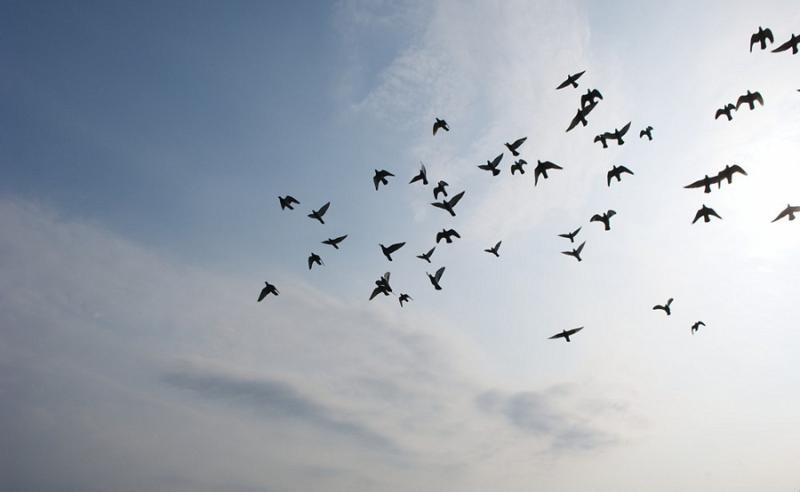
#> input picture CCL/birds.jpg, 800 x 492 px
$ python CCL.py
#> lines starting #> are read from the running program, lines starting #| are printed output that depends on the picture; after the words box and inside, x2 and y2 are one past the last pixel; in counts of white or black regions, pixels touching at a corner belong together
from PIL import Image
import sys
import random
import numpy as np
import cv2
import matplotlib.pyplot as plt


def colourize(img):
    height, width = img.shape

    colors = []
    colors.append([])
    colors.append([])
    color = 1
    # Displaying distinct components with distinct colors
    coloured_img = Image.new("RGB", (width, height))
    coloured_data = coloured_img.load()

    for i in range(len(img)):
        for j in range(len(img[0])):
            if img[i][j] > 0:
                if img[i][j] not in colors[0]:
                    colors[0].append(img[i][j])
                    colors[1].append((random.randint(0, 255), random.randint(0, 255), random.randint(0, 255)))

                ind = colors[0].index(img[i][j])
                coloured_data[j, i] = colors[1][ind]

    return coloured_img


def ccl4(img_array):
    ##### first pass #####
    print ("starting first pass")
    curr_label = 1;
    img_array = np.array(img_array)
    labels = np.array(img_array)

    # storing label conversions
    label_conv = []
    label_conv.append([])
    label_conv.append([])

    count = 0
    for i in range(1, len(img_array)):
        for j in range(1, len(img_array[0])):

            if img_array[i][j] > 0:
                label_x = labels[i][j - 1]
                label_y = labels[i - 1][j]

                if label_x > 0:
                    # both x and y have a label
                    if label_y > 0:

                        if not label_x == label_y:
                            labels[i][j] = min(label_x, label_y)
                            if max(label_x, label_y) not in label_conv[0]:
                                label_conv[0].append(max(label_x, label_y))
                                label_conv[1].append(min(label_x, label_y))
                            elif max(label_x, label_y) in label_conv[0]:
                                ind = label_conv[0].index(max(label_x, label_y))
                                if label_conv[1][ind] > min(label_x, label_y):
                                    l = label_conv[1][ind]
                                    label_conv[1][ind] = min(label_x, label_y)
                                    while l in label_conv[0] and count < 100:
                                        count += 1
                                        ind = label_conv[0].index(l)
                                        l = label_conv[1][ind]
                                        label_conv[1][ind] = min(label_x, label_y)

                                    label_conv[0].append(l)
                                    label_conv[1].append(min(label_x, label_y))

                        else:
                            labels[i][j] = label_y
                    # only x has a label
                    else:
                        labels[i][j] = label_x

                # only y has a label
                elif label_y > 0:
                    labels[i][j] = label_y

                # neither x nor y has a label
                else:
                    labels[i][j] = curr_label
                    curr_label += 1

                    ##### second pass #####
    print ("starting second pass")
    count = 1
    for idx, val in enumerate(label_conv[0]):

        if label_conv[1][idx] in label_conv[0] and count < 100:
            count += 1
            ind = label_conv[0].index(label_conv[1][idx])
            label_conv[1][idx] = label_conv[1][ind]

    for i in range(1, len(labels)):
        for j in range(1, len(labels[0])):

            if labels[i][j] in label_conv[0]:
                ind = label_conv[0].index(labels[i][j])
                labels[i][j] = label_conv[1][ind]

    return labels


def main():
    img = cv2.imread('birds.jpg',0)
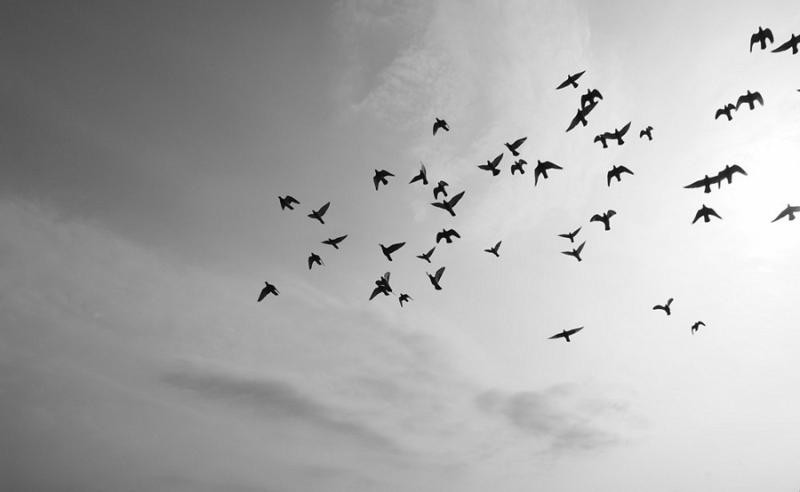
#> img: shape (492, 800); min 0, max 255, mean 172.7
    plt.imshow(img,'gray')
    plt.title('Original image')
    plt.xticks([]),plt.yticks([])
    plt.savefig('Original')
    ret,thresh = cv2.threshold(img,50,255,cv2.THRESH_BINARY_INV)
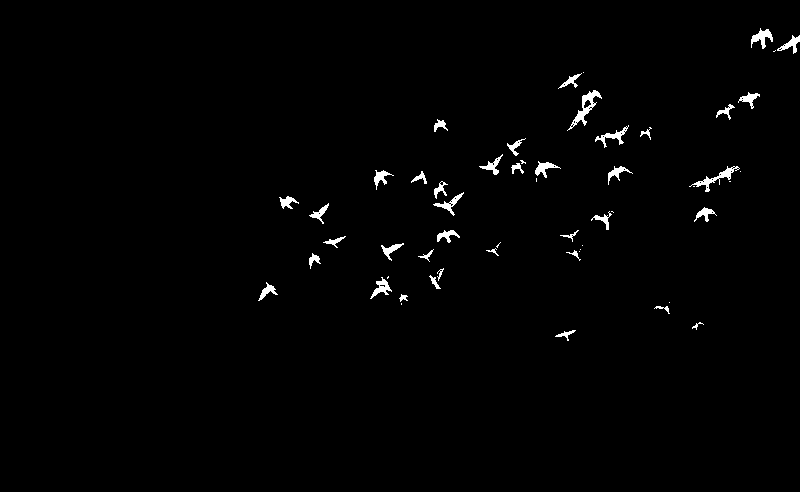
#> thresh: shape (492, 800); 1.1% white; 54 white regions (15 under 20 px), largest, box (x1, y1, x2, y2) and area: (567, 90, 602, 131) 346, (689, 166, 740, 192) 277, (751, 28, 773, 49) 211
    plt.imshow(thresh,'gray')
    plt.title('Original segemented image')
    plt.xticks([]),plt.yticks([])
    plt.savefig('OSI')
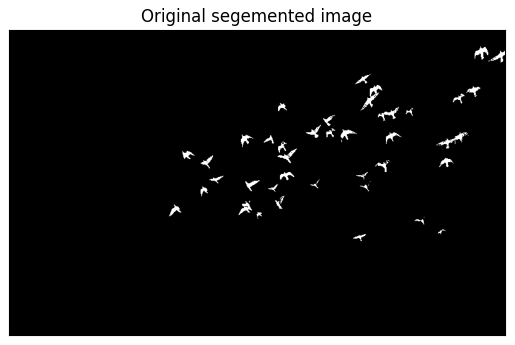
#> figure drawn by matplotlib, 1 panel

    plt.show()
    kernel = np.ones((6,6),np.uint8)

    #Image Preprocessing
    #------------------------------------
    thresh = cv2.dilate(thresh, cv2.getStructuringElement(cv2.MORPH_ELLIPSE,(6,6)),iterations=1)
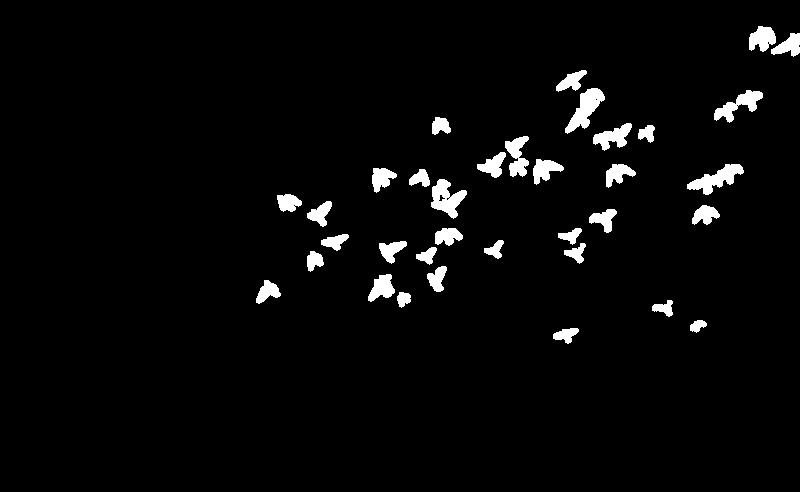
#> thresh: shape (492, 800); 3.3% white; 35 white regions, largest, box (x1, y1, x2, y2) and area: (565, 88, 605, 134) 803, (687, 164, 744, 195) 766, (431, 179, 467, 219) 754
    thresh = cv2.erode(thresh, cv2.getStructuringElement(cv2.MORPH_ELLIPSE,(4,4)),iterations=1)
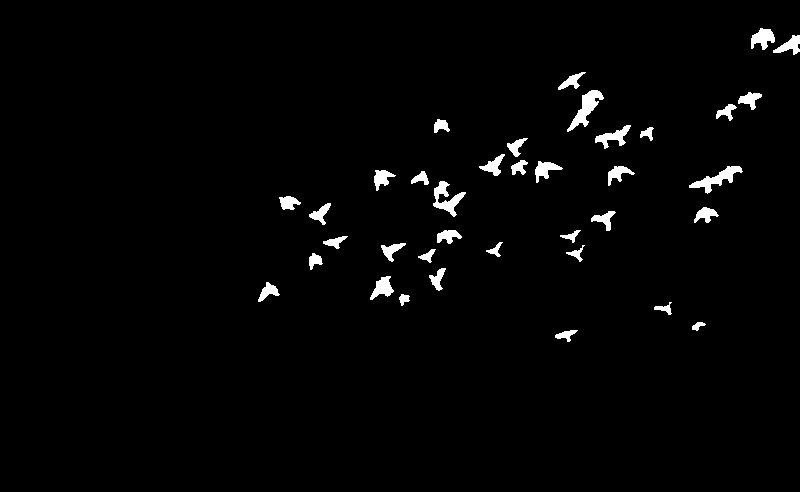
#> thresh: shape (492, 800); 2% white; 37 white regions, largest, box (x1, y1, x2, y2) and area: (567, 90, 604, 132) 549, (689, 166, 743, 194) 499, (433, 181, 466, 217) 470
    thresh = cv2.erode(thresh, cv2.getStructuringElement(cv2.MORPH_ELLIPSE,(1,1)),iterations=1)
    #------------------------------------
    plt.imshow(thresh,'gray')
    plt.title('Pre-processed segemented image')
    plt.xticks([]),plt.yticks([])
    plt.savefig('PSI')

    img = ccl4(thresh)
#> after the loop in ccl4, `for i in range(1, len(img_array)):`:
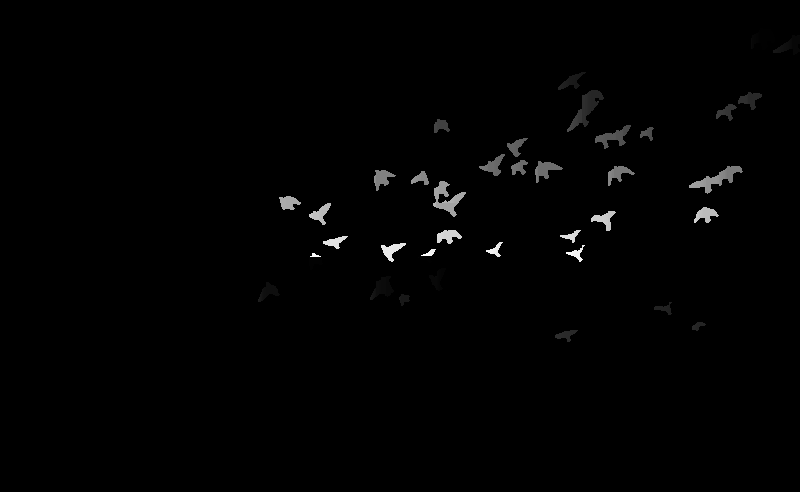
#> labels: shape (492, 800); 1.97% of pixels changed, all inside (x1, y1, x2, y2) = (258, 28, 800, 342)
#> after the loop in ccl4, `for i in range(1, len(img_array)):`: count = 100; curr_label = 303; l = 34; label_conv = 2 items
#> the loop in ccl4, `for idx, val in enumerate(label_conv[0]): ` made 267 passes
#> (val, ind) on passes 3 to 14: (4, 1), (5, 2), (6, 3), (8, 250), (9, 4), (10, 250), (11, 6), (12, 8), (13, 9), (14, 10), (15, 11), (16, 12)
#> ind on passes 62, 63, 64, 66, 67, 68: 59, 60, 61, 63, 64, 65
#> after the loop in ccl4, `for idx, val in enumerate(label_conv[0]):`: count = 100
#> after the loop in ccl4, `for i in range(1, len(labels)):`: labels: shape (492, 800); 1.4% of pixels changed, all inside (x1, y1, x2, y2) = (258, 30, 800, 342)

    # Colour the image using labels
    coloured_img = colourize(img)
#> in colourize, `coloured_img = Image.new("RGB", (width, height))`: coloured_img: PIL image 800x492 RGB; every value is 0
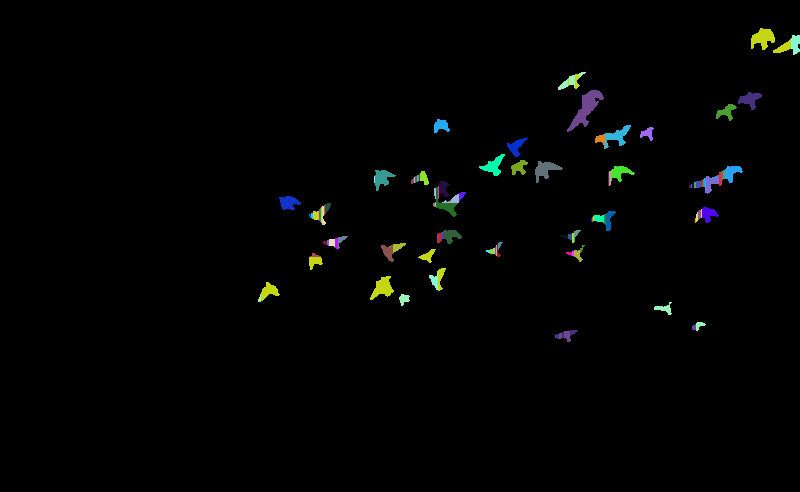
#> coloured_img: PIL image 800x492 RGB; mean R, G, B 2.2, 2.9, 2.4

    # Show the coloured image
    coloured_img.show()


if __name__ == "__main__": main()
